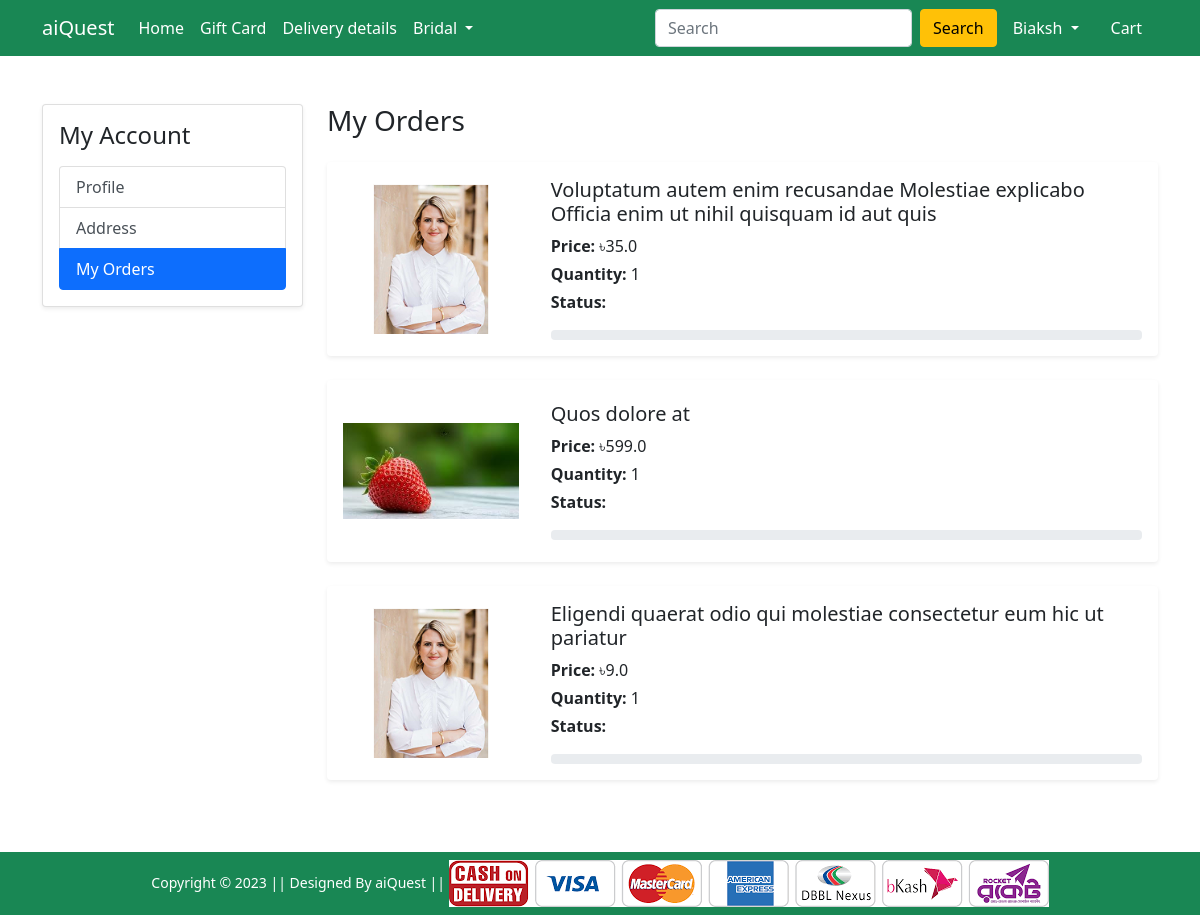
Screenshot of /orders/ (signed in) with the database file from the repository.
### Shop/models.py (models this page shows, shortened)
class OrderPlaced(models.Model):
    user = models.ForeignKey(User, on_delete=models.CASCADE)
    Customer = models.ForeignKey(Customer, on_delete=models.CASCADE)
    product = models.ForeignKey(Product, on_delete=models.CASCADE)
    quantity = models.PositiveIntegerField(default=1)
    ordered_date = models.DateTimeField(auto_now_add=True)
    status = models.CharField(choices=STATUS_CHOICE, max_length=30, default='Panding')
    @property
    def total_cust(self):
        return self.quantity * self.product.discounted_price

class Product(models.Model):
    title = models.CharField(max_length=300)
    selling_price = models.FloatField()
    discounted_price = models.FloatField()
    description = models.TextField()
    brand = models.CharField(max_length=40)
    category = models.CharField(choices=CATEGORY_CHOICES , max_length=3)
    product_image = models.ImageField(upload_to='productImg')

### Shop/views.py (the view)
# urls.py: path('orders/', views.orders, name='orders'),
@login_required
def orders(request):
 current_order_place = OrderPlaced.objects.filter(user = request.user)
 return render(request, 'Shop/orders.html', {'order_placed':current_order_place})

### Shop/templates/Shop/orders.html (shortened to what this page needs)
{% extends 'Shop/base.html' %}
{% load static %}
{% block main-content %}
<div class="container my-5">
    <div class="row">
        <div class="col-sm-3">
            <div class="card shadow-sm">
                <div class="card-body">
                    <h4 class="mb-3">My Account</h4>
                    <div class="list-group">
                        <a href="{% url 'profile' %}" class="list-group-item list-group-item-action">
                            Profile
                        </a>
                        <a href="{% url 'address' %}" class="list-group-item list-group-item-action">
                            Address
                        </a>
                        <a href="{% url 'orders' %}" class="list-group-item list-group-item-action active">
                            My Orders
                        </a>
                    </div>
                </div>
            </div>
        </div>
        <div class="col-sm-9">
            <h3 class="mb-4">My Orders</h3>
            {% for order in order_placed %}
            <div class="card mb-4 shadow-sm border-0">
                <div class="row g-0 align-items-center">
                    <div class="col-md-3 text-center p-3">
                        <img src="{{ order.product.product_image.url }}"
                             alt="{{ order.product.title }}"
                             class="img-fluid"
                             style="height:150px; object-fit:contain;">
                    </div>
                    <div class="col-md-9">
                        <div class="card-body">
                            <h5 class="card-title">
                                {{ order.product.title }}
                            </h5>
                            <p class="mb-1">
                                <strong>Price:</strong>
                                ৳{{ order.total_cust}}
                            </p>
                            <p class="mb-1">
                                <strong>Quantity:</strong>
                                {{ order.quantity }}
                            </p>
                            <p class="mb-1">
                                <strong>Status:</strong>
                            </p>
                            <div class="progress mt-3" style="height:10px;">
                            </div>
                        </div>
                    </div>
                </div>
            </div>
            {% endfor %}
        </div>
    </div>
</div>
{% endblock main-content %}

### Shop/templates/Shop/base.html (shortened to what this page needs)
<!doctype html>
{% load static %}
<html lang="en">
<head>
    <link href="https://cdn.jsdelivr.net/npm/bootstrap@5.0.0-beta1/dist/css/bootstrap.min.css" rel="stylesheet"
>
    <link rel="stylesheet" href="{% static 'Shop/css/owl.carousel.min.css' %}">
    <link rel="stylesheet" href="{% static 'Shop/css/all.min.css' %}">
    <link rel="stylesheet" href="{% static 'Shop/css/style.css' %}">
</head>
<body>
    <nav class="navbar navbar-expand-lg navbar-dark bg-success">
        <div class="container">
            <a class="navbar-brand" href="/">aiQuest</a>
            <div class="collapse navbar-collapse" id="navbarSupportedContent">
                <ul class="navbar-nav me-auto mb-2 mb-lg-0">
                    <li class="nav-item">
                        <a class="nav-link active" aria-current="page" href="/">Home</a>
                    </li>
                    <li class="nav-item">
                        <a class="nav-link active" aria-current="page" href="#">Gift Card</a>
                    </li>
                    <li class="nav-item">
                        <a class="nav-link active" aria-current="page" href="#">Delivery details</a>
                    </li>
                    <li class="nav-item dropdown">
                        <a class="nav-link dropdown-toggle text-white" href="#" id="electronicsDropdown" role="button"
                            data-bs-toggle="dropdown" aria-expanded="false">
                            Bridal
                        </a>
                    </li>
                </ul>
                <form class="d-flex">
                    <input class="form-control me-2" type="search" placeholder="Search" aria-label="Search">
                    <button class="btn btn-warning" type="submit">Search</button>
                </form>
                <div>
                    <ul class="navbar-nav me-auto mb-2 mb-lg-0">
                        {% if request.user.is_authenticated %}
                        <li class="nav-item dropdown mx-2">
                            <a class="nav-link dropdown-toggle text-white" href="#" id="profileDropdown" role="button"
                                data-bs-toggle="dropdown" aria-expanded="false">
                                {{request.user|capfirst}}
                            </a>
                        </li>
                        <li class="nav-item mx-2">
                            <a href="{% url 'show_cart' %}" class="nav-link text-white"> Cart </a>
                        </li>
                        {% endif %}
                    </ul>
                </div>
            </div>
        </div>
    </nav>
    {% block main-content %} {% endblock main-content %}
    <footer class="container-fluid bg-success text-center p-2 mt-5">
        <small class="text-white">Copyright &copy; 2023 || Designed By aiQuest || </small>
        <img src="{% static 'Shop/images/paymentlogo.png' %}" alt="" srcset="" class="img-fluid" height="2px">
    </footer>
</body>
</html>

### rows the page displays
OrderPlaced: product.product_image (picture), product "Voluptatum autem enim recusandae Molestiae explicabo Officia enim ut nihil quisquam id aut quis", total_cust "35.0", quantity "1"
OrderPlaced: product.product_image (picture), product "Quos dolore at", total_cust "599.0", quantity "1"
OrderPlaced: product.product_image (picture), product "Eligendi quaerat odio qui molestiae consectetur eum hic ut pariatur", total_cust "9.0", quantity "1"

### other values shown
{{ request.user|capfirst }} "Biaksh"
